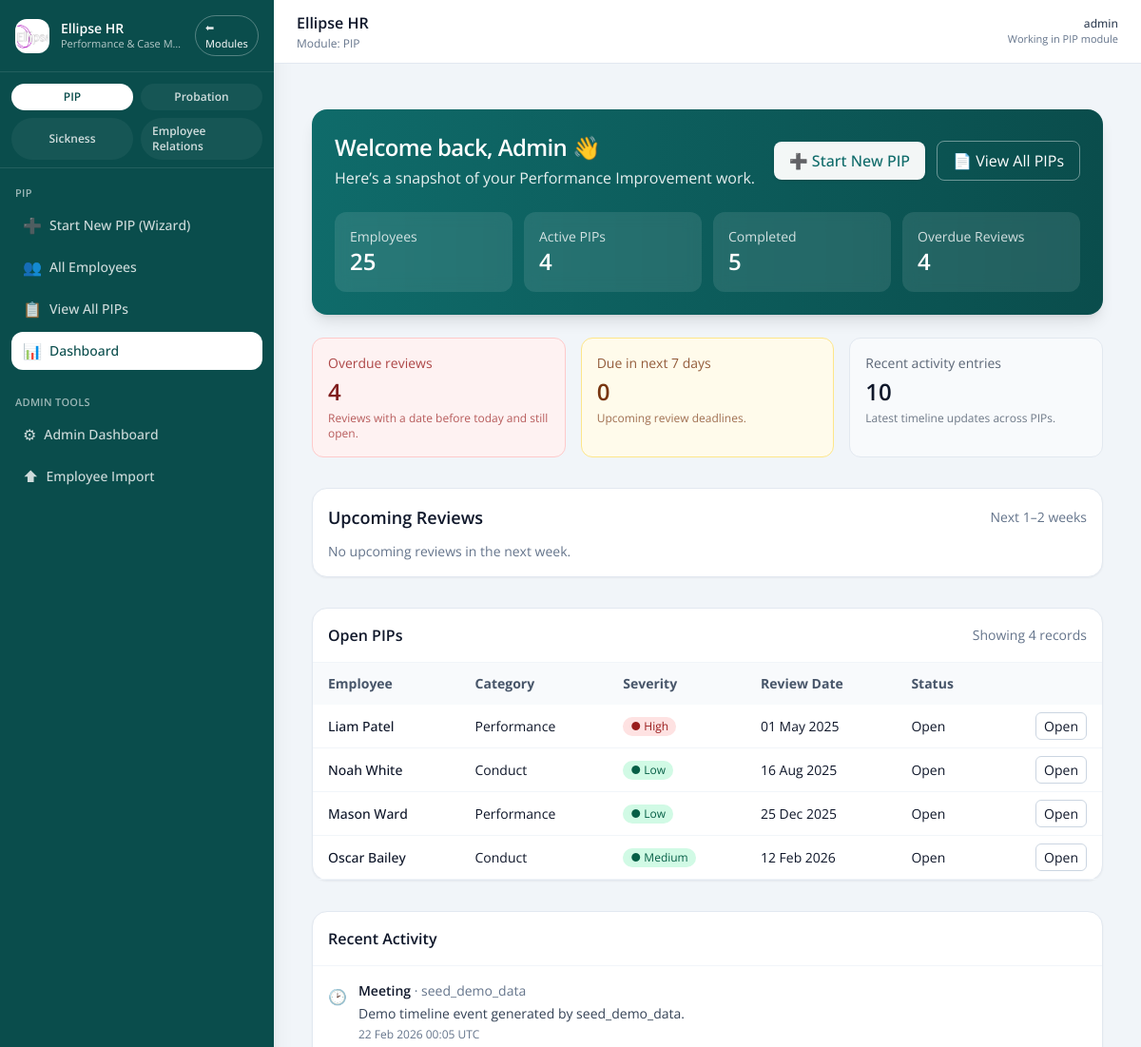
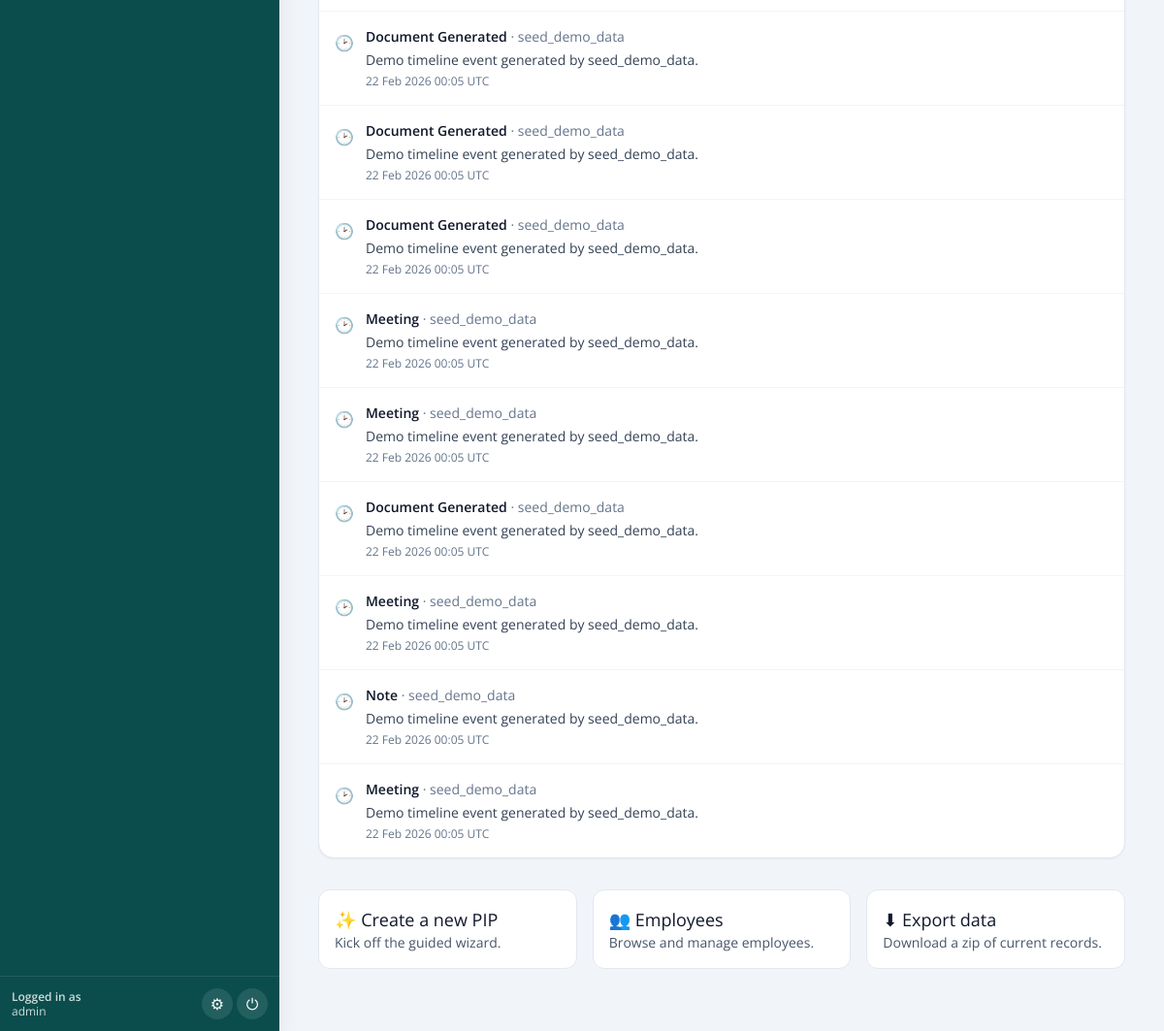
Page /dashboard (signed in) on the earlier database version (2 pictures, top to bottom).
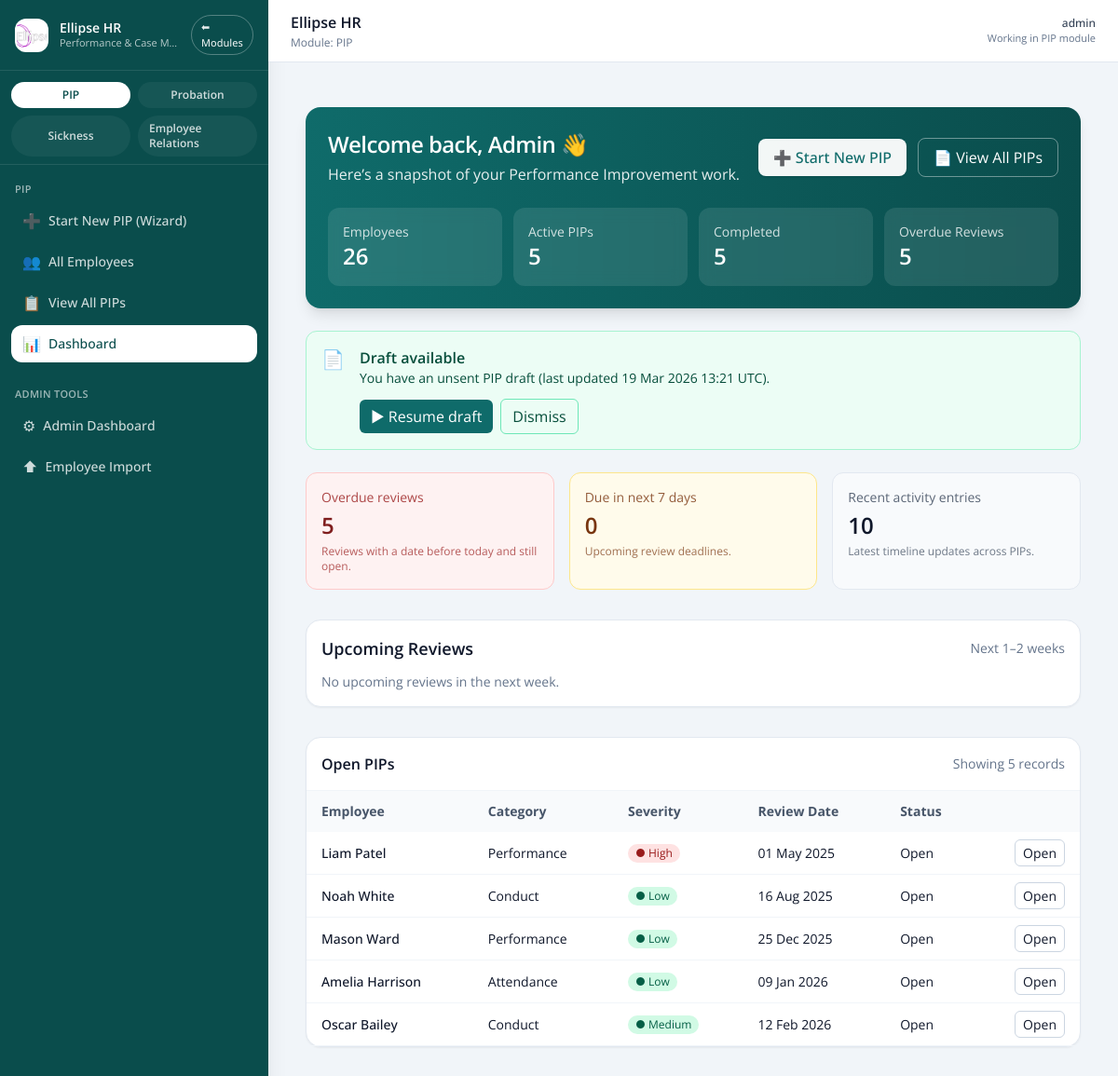
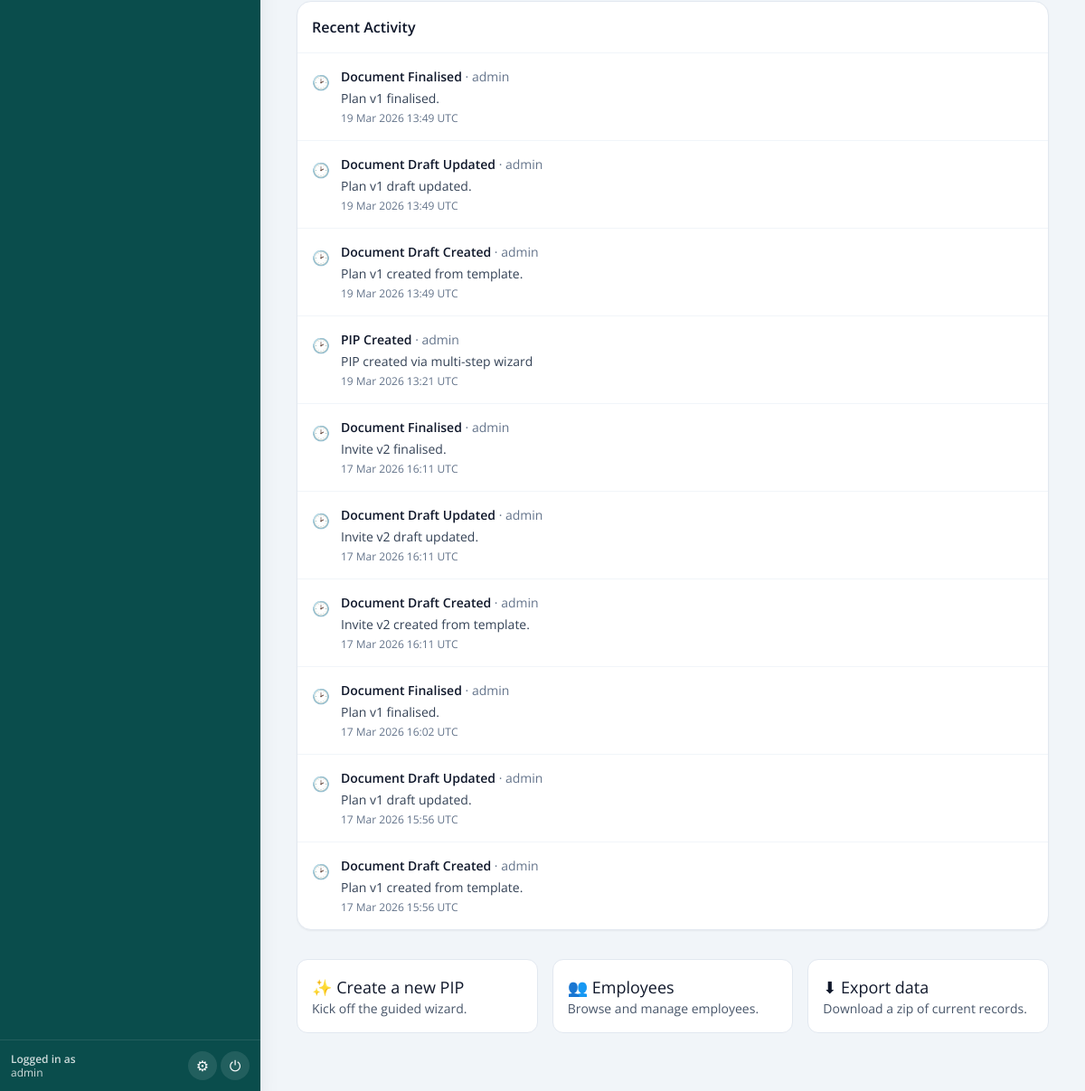
Same page on the later database version (2 pictures, top to bottom).
### pip_app/models.py (models this page shows)
class PIPRecord(db.Model):
    __tablename__ = "pip_record"
    id = db.Column(db.Integer, primary_key=True)
    employee_id = db.Column(db.Integer, db.ForeignKey("employee.id"), nullable=False)
    assigned_to = db.Column(
        db.Integer, db.ForeignKey("user.id"), nullable=True
    )  # NEW
    concerns = db.Column(db.Text, nullable=False)
    start_date = db.Column(db.Date, nullable=False)
    review_date = db.Column(db.Date, nullable=False)
    meeting_notes = db.Column(db.Text)
    status = db.Column(db.String(20), default="Open")
    created_by = db.Column(db.String(100))
    created_at = db.Column(db.DateTime, default=datetime.utcnow)
    last_updated = db.Column(
        db.DateTime, default=datetime.utcnow, onupdate=datetime.utcnow
    )
    ai_advice = db.Column(db.Text)
    ai_advice_generated_at = db.Column(db.DateTime)
    capability_meeting_date = db.Column(db.DateTime, nullable=True)
    capability_meeting_time = db.Column(db.String, nullable=True)
    capability_meeting_venue = db.Column(db.String, nullable=True)
    concern_category = db.Column(db.String(100))
    severity = db.Column(db.String(50))
    frequency = db.Column(db.String(50))
    tags = db.Column(db.Text)
    ai_summary = db.Column(db.Text, nullable=True)
    ai_action_suggestions = db.Column(JSON, nullable=True)
    ai_next_up = db.Column(JSON, nullable=True)
    ai_actions_accepted = db.Column(JSON, nullable=True)
    outcome_status = db.Column(db.String(50), nullable=True)  # e.g., Successful, Extended, Unsuccessful
    outcome_notes = db.Column(db.Text, nullable=True)
    employee = db.relationship("Employee", back_populates="pips")
    assignee = db.relationship("User", backref="assigned_pips")  # NEW
    action_items = db.relationship(
        "PIPActionItem",
        back_populates="pip_record",
        cascade="all, delete-orphan",
        lazy=True,
    )
    timeline_events = db.relationship(
        "TimelineEvent",
        back_populates="pip_record",
        cascade="all, delete-orphan",
        lazy=True,
    )

class Employee(db.Model):
    id = db.Column(db.Integer, primary_key=True)
    first_name = db.Column(db.String(100))
    last_name = db.Column(db.String(100))
    job_title = db.Column(db.String(100))
    line_manager = db.Column(db.String(100))
    service = db.Column(db.String(100))
    start_date = db.Column(db.Date)
    team_id = db.Column(db.Integer)
    email = db.Column(db.String(120), nullable=True)
    pips = db.relationship("PIPRecord", back_populates="employee", lazy=True)

class TimelineEvent(db.Model):
    __tablename__ = "timeline_event"
    id = db.Column(db.Integer, primary_key=True)
    pip_record_id = db.Column(
        db.Integer, db.ForeignKey("pip_record.id"), nullable=True
    )
    timestamp = db.Column(db.DateTime, default=datetime.utcnow)
    event_type = db.Column(db.String(100))
    notes = db.Column(db.Text)
    updated_by = db.Column(db.String(100))
    created_at = db.Column(db.DateTime, default=datetime.utcnow)
    pip_record = db.relationship("PIPRecord", back_populates="timeline_events")

class DraftPIP(db.Model):
    id = db.Column(db.Integer, primary_key=True)
    user_id = db.Column(db.Integer, db.ForeignKey("user.id"))
    step = db.Column(db.Integer)
    data = db.Column(db.JSON)
    created_at = db.Column(db.DateTime, default=datetime.utcnow)
    updated_at = db.Column(
        db.DateTime, default=datetime.utcnow, onupdate=datetime.utcnow
    )
    is_dismissed = db.Column(db.Boolean, default=False)
    user = db.relationship("User", backref="draft_pips")

### old files/app - 050226.py (the view)
@app.route('/dashboard')
@login_required
def dashboard():
    total_employees = Employee.query.count()
    active_pips = PIPRecord.query.filter_by(status='Open').count()
    completed_pips = PIPRecord.query.filter_by(status='Completed').count()
    today = datetime.now(timezone.utc).date()
    upcoming_deadline = today + timedelta(days=7)
    if current_user.admin_level == 0:
        q_base = (
            PIPRecord.query
            .join(Employee)
            .filter(Employee.team_id == current_user.team_id)
            .filter(PIPRecord.assigned_to == current_user.id)
        )
        overdue_reviews = (
            q_base.filter(
                PIPRecord.status == 'Open',
                PIPRecord.review_date < today
            ).count()
        )
        open_pips = (
            q_base.filter(PIPRecord.status == 'Open')
            .order_by(PIPRecord.review_date.asc().nullslast())
            .all()
        )
        q_upcoming = q_base.filter(
            PIPRecord.status == 'Open',
            PIPRecord.review_date >= today,
            PIPRecord.review_date <= upcoming_deadline
        )
        upcoming_pips = q_upcoming.order_by(PIPRecord.review_date.asc()).all()
        due_soon_count = q_upcoming.count()
        recent_activity = (
            TimelineEvent.query
            .join(PIPRecord, TimelineEvent.pip_record_id == PIPRecord.id)
            .filter(PIPRecord.assigned_to == current_user.id)
            .order_by(TimelineEvent.timestamp.desc())
            .limit(10)
            .all()
        )
    else:
        overdue_reviews = (
            PIPRecord.query
            .filter(
                PIPRecord.status == 'Open',
                PIPRecord.review_date < today
            ).count()
        )
        open_pips = (
            PIPRecord.query
            .filter(PIPRecord.status == 'Open')
            .join(Employee)
            .order_by(PIPRecord.review_date.asc().nullslast())
            .all()
        )
        upcoming_pips = (
            PIPRecord.query
            .filter(
                PIPRecord.status == 'Open',
                PIPRecord.review_date >= today,
                PIPRecord.review_date <= upcoming_deadline
            )
            .order_by(PIPRecord.review_date.asc())
            .all()
        )
        due_soon_count = (
            PIPRecord.query
            .filter(
                PIPRecord.status == 'Open',
                PIPRecord.review_date >= today,
                PIPRecord.review_date <= upcoming_deadline
            ).count()
        )
        recent_activity = (
            TimelineEvent.query
            .order_by(TimelineEvent.timestamp.desc())
            .limit(10)
            .all()
        )
    draft = get_active_draft_for_user(current_user.id)
    return render_template(
        'dashboard.html',
        total_employees=total_employees,
        active_pips=active_pips,
        completed_pips=completed_pips,
        overdue_reviews=overdue_reviews,
        recent_activity=recent_activity,
        upcoming_pips=upcoming_pips,
        open_pips=open_pips,
        due_soon_count=due_soon_count,
        draft=draft
    )

### old files/app - 050226.py (called while the page is built)
@login_manager.user_loader
def load_user(user_id):
    return db.session.get(User, int(user_id))

@app.context_processor
def inject_module():
    return dict(active_module=session.get('active_module'))

@app.context_processor
def inject_csrf_token():
    return dict(csrf_token=generate_csrf)

@app.before_request
def set_active_module():
    path = (request.path or "").lower()
    if path.startswith('/pip/') or path.startswith('/employee/') or path in (
        '/dashboard', '/pip_list', '/employee/list', '/employee/add', '/pip/select-employee'
    ):
        session['active_module'] = 'PIP'
    elif path.startswith('/probation/'):
        session['active_module'] = 'Probation'
    elif path == '/':
        session.pop('active_module', None)

def get_active_draft_for_user(user_id):
    return DraftPIP.query.filter_by(user_id=user_id, is_dismissed=False)\
                         .order_by(DraftPIP.updated_at.desc()).first()

### pip_app/models.py (called while the page is built)
    def is_superuser(self):
        return self.admin_level == 2

### templates/dashboard.html (shortened to what the changed rows need)
{% extends "base.html" %}
{% block content %}
<div class="max-w-7xl mx-auto px-4 py-8">
  <div class="relative overflow-hidden rounded-2xl bg-gradient-to-r from-[#0f6b6a] to-[#0a4d4c] text-white p-6 shadow-lg">
    <div class="flex flex-col md:flex-row md:items-center md:justify-between gap-4">
      <div>
        <h1 class="text-2xl font-semibold tracking-tight">Welcome back{% if current_user and current_user.username %}, {{ current_user.username|title }}{% endif %} 👋</h1>
      </div>
    </div>
    <div class="mt-6 grid grid-cols-2 md:grid-cols-4 gap-3">
      <div class="rounded-xl bg-white/10 backdrop-blur p-4">
        <div class="text-sm text-white/80">Employees</div>
        <div class="text-2xl font-semibold">{{ total_employees or 0 }}</div>
      </div>
      <div class="rounded-xl bg-white/10 backdrop-blur p-4">
        <div class="text-sm text-white/80">Active PIPs</div>
        <div class="text-2xl font-semibold">{{ active_pips or 0 }}</div>
      </div>
      <div class="rounded-xl bg-white/10 backdrop-blur p-4">
        <div class="text-sm text-white/80">Overdue Reviews</div>
        <div class="text-2xl font-semibold">{{ overdue_reviews or 0 }}</div>
      </div>
    </div>
  </div>
  {% if draft %}
  <div class="mt-6 rounded-xl border border-emerald-200 bg-emerald-50 text-emerald-900 p-4 flex items-start gap-4">
    <div class="text-xl">📄</div>
    <div class="flex-1">
      <div class="font-semibold">Draft available</div>
      <div class="text-sm">
        You have an unsent PIP draft{% if draft.updated_at %} (last updated {{ draft.updated_at.strftime('%d %b %Y %H:%M') }} UTC){% endif %}.
      </div>
      <div class="mt-3 flex items-center gap-2">
        <a href="{{ url_for('pip_wizard_resume') }}"
           class="inline-flex items-center gap-2 rounded-md bg-[#0f6b6a] text-white px-3 py-1.5 hover:bg-[#0c5858]">
          ▶ Resume draft
        </a>
        <button id="dismissDraftBtn"
                class="inline-flex items-center gap-2 rounded-md border border-emerald-300 px-3 py-1.5 hover:bg-white">
          Dismiss
        </button>
      </div>
    </div>
  </div>
  {% endif %}
  <div class="mt-6 grid grid-cols-1 md:grid-cols-3 gap-4">
    <div class="rounded-xl border border-red-200 bg-red-50 p-4">
      <div class="text-sm text-red-800/80">Overdue reviews</div>
      <div class="mt-1 text-2xl font-semibold text-red-900">{{ overdue_reviews or 0 }}</div>
      <p class="text-xs text-red-800/70 mt-1">Reviews with a date before today and still open.</p>
    </div>
  </div>
  <div class="mt-8 rounded-2xl border border-slate-200 bg-white p-4 shadow-sm">
    <div class="flex items-center justify-between mb-3">
      <h2 class="text-lg font-semibold text-slate-900">Upcoming Reviews</h2>
    </div>
    {% set items = upcoming_pips or [] %}
  </div>
  <div class="mt-8 rounded-2xl border border-slate-200 bg-white shadow-sm">
    <div class="p-4 border-b border-slate-100 flex items-center justify-between">
      <h3 class="text-base font-semibold text-slate-900">Open PIPs</h3>
      <div class="text-sm text-slate-500">
        Showing {{ (open_pips|length) or 0 }} record{{ (open_pips|length) == 1 and '' or 's' }}
      </div>
    </div>
    {% if open_pips and open_pips|length > 0 %}
    <div class="overflow-x-auto">
      <table class="min-w-full text-sm">
        <thead>
          <tr class="bg-slate-50 text-slate-600">
            <th class="text-left px-4 py-3">Employee</th>
            <th class="text-left px-4 py-3">Category</th>
            <th class="text-left px-4 py-3">Severity</th>
            <th class="text-left px-4 py-3">Review Date</th>
            <th class="text-left px-4 py-3">Status</th>
            <th class="px-4 py-3"></th>
          </tr>
        </thead>
        <tbody>
          {% for p in open_pips %}
          <tr class="border-b border-slate-100 hover:bg-slate-50">
            <td class="px-4 py-3 font-medium text-slate-900">
              {{ p.employee.first_name }} {{ p.employee.last_name }}
            </td>
            <td class="px-4 py-3">{{ p.concern_category or '—' }}</td>
            <td class="px-4 py-3">
              <span class="inline-flex items-center gap-1 rounded-full px-2 py-0.5 text-xs
                {% if p.severity == 'High' %}bg-red-100 text-red-800
                {% elif p.severity == 'Moderate' %}bg-amber-100 text-amber-800
                {% else %}bg-emerald-100 text-emerald-800{% endif %}">
                ● {{ p.severity or 'Unknown' }}
              </span>
            </td>
            <td class="px-4 py-3">{{ p.review_date.strftime('%d %b %Y') if p.review_date else '—' }}</td>
            <td class="px-4 py-3">{{ p.status or 'Open' }}</td>
            <td class="px-4 py-3 text-right">
              <a href="{{ url_for('pip_detail', id=p.id) }}"
                 class="rounded-md border border-slate-300 px-2 py-1 hover:bg-slate-50">Open</a>
            </td>
          </tr>
          {% endfor %}
        </tbody>
      </table>
    </div>
    {% else %}
      <div class="p-6 text-center text-slate-500 text-sm">No open PIPs assigned to you.</div>
    {% endif %}
  </div>
  <div class="mt-8 rounded-2xl border border-slate-200 bg-white shadow-sm">
    <div class="divide-y divide-slate-100">
      {% for ev in (recent_activity or []) %}
      <div class="p-4 flex items-start gap-3">
        <div class="mt-1">🕑</div>
        <div class="flex-1">
          <div class="text-sm text-slate-900">
            <span class="font-semibold">{{ ev.event_type }}</span>
            {% if ev.updated_by %}<span class="text-slate-500"> · {{ ev.updated_by }}</span>{% endif %}
          </div>
          {% if ev.notes %}<div class="text-sm text-slate-700 mt-1">{{ ev.notes }}</div>{% endif %}
          {% if ev.timestamp %}<div class="text-xs text-slate-500 mt-1">{{ ev.timestamp.strftime('%d %b %Y %H:%M') }} UTC</div>{% endif %}
        </div>
      </div>
      {% else %}
      <div class="p-6 text-center text-slate-500 text-sm">No recent activity for your assigned cases.</div>
      {% endfor %}
    </div>
  </div>
</div>
{% endblock %}

Differences in the rows shown:
no longer on this page (row unchanged): TimelineEvent: event_type "Meeting", updated_by "seed_demo_data", notes "Demo timeline event generated by seed_demo_data.", timestamp "22 Feb 2026 00:05"
no longer on this page (row unchanged): TimelineEvent: event_type "Document Generated", updated_by "seed_demo_data", notes "Demo timeline event generated by seed_demo_data.", timestamp "22 Feb 2026 00:05"
no longer on this page (row unchanged): TimelineEvent: event_type "Document Generated", updated_by "seed_demo_data", notes "Demo timeline event generated by seed_demo_data.", timestamp "22 Feb 2026 00:05"
no longer on this page (row unchanged): TimelineEvent: event_type "Document Generated", updated_by "seed_demo_data", notes "Demo timeline event generated by seed_demo_data.", timestamp "22 Feb 2026 00:05"
no longer on this page (row unchanged): TimelineEvent: event_type "Meeting", updated_by "seed_demo_data", notes "Demo timeline event generated by seed_demo_data.", timestamp "22 Feb 2026 00:05"
no longer on this page (row unchanged): TimelineEvent: event_type "Meeting", updated_by "seed_demo_data", notes "Demo timeline event generated by seed_demo_data.", timestamp "22 Feb 2026 00:05"
no longer on this page (row unchanged): TimelineEvent: event_type "Document Generated", updated_by "seed_demo_data", notes "Demo timeline event generated by seed_demo_data.", timestamp "22 Feb 2026 00:05"
no longer on this page (row unchanged): TimelineEvent: event_type "Meeting", updated_by "seed_demo_data", notes "Demo timeline event generated by seed_demo_data.", timestamp "22 Feb 2026 00:05"
no longer on this page (row unchanged): TimelineEvent: event_type "Note", updated_by "seed_demo_data", notes "Demo timeline event generated by seed_demo_data.", timestamp "22 Feb 2026 00:05"
no longer on this page (row unchanged): TimelineEvent: event_type "Meeting", updated_by "seed_demo_data", notes "Demo timeline event generated by seed_demo_data.", timestamp "22 Feb 2026 00:05"
added DraftPIP: updated_at "19 Mar 2026 13:21"
added PIPRecord: employee.first_name "Amelia", employee.last_name "Harrison", concern_category "Attendance", severity "Low", review_date "09 Jan 2026", status "Open"
added TimelineEvent: event_type "Document Finalised", updated_by "admin", notes "Plan v1 finalised.", timestamp "19 Mar 2026 13:49"
added TimelineEvent: event_type "Document Draft Updated", updated_by "admin", notes "Plan v1 draft updated.", timestamp "19 Mar 2026 13:49"
added TimelineEvent: event_type "Document Draft Created", updated_by "admin", notes "Plan v1 created from template.", timestamp "19 Mar 2026 13:49"
added TimelineEvent: event_type "PIP Created", updated_by "admin", notes "PIP created via multi-step wizard", timestamp "19 Mar 2026 13:21"
added TimelineEvent: event_type "Document Finalised", updated_by "admin", notes "Invite v2 finalised.", timestamp "17 Mar 2026 16:11"
added TimelineEvent: event_type "Document Draft Updated", updated_by "admin", notes "Invite v2 draft updated.", timestamp "17 Mar 2026 16:11"
added TimelineEvent: event_type "Document Draft Created", updated_by "admin", notes "Invite v2 created from template.", timestamp "17 Mar 2026 16:11"
added TimelineEvent: event_type "Document Finalised", updated_by "admin", notes "Plan v1 finalised.", timestamp "17 Mar 2026 16:02"
added TimelineEvent: event_type "Document Draft Updated", updated_by "admin", notes "Plan v1 draft updated.", timestamp "17 Mar 2026 15:56"
added TimelineEvent: event_type "Document Draft Created", updated_by "admin", notes "Plan v1 created from template.", timestamp "17 Mar 2026 15:56"
Other differences:
{{ total_employees or 0 }}: "25" → "26"
{{ active_pips or 0 }}: "4" → "5"
{{ overdue_reviews or 0 }}: "4" → "5"
{{ (open_pips|length) or 0 }}: "4" → "5"
text now shown: "📄 Draft available You have an unsent PIP draft (last updated UTC) . ▶ Resume draft Dismiss"
